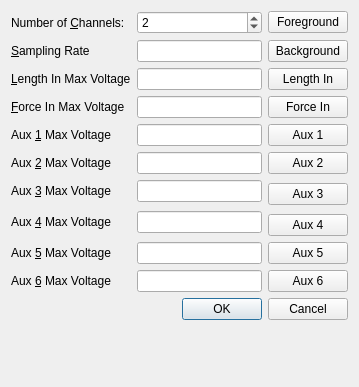
<ui version="4.0" >
 <class>DAQSettingsDialog</class>
 <widget class="QDialog" name="DAQSettingsDialog" >
  <property name="geometry" >
   <rect>
    <x>0</x>
    <y>0</y>
    <width>359</width>
    <height>387</height>
   </rect>
  </property>
  <property name="windowTitle" >
   <string>DAQ Settings</string>
  </property>
  <layout class="QVBoxLayout" >
   <item>
    <layout class="QGridLayout" >
     <item row="0" column="0" >
      <widget class="QLabel" name="label_1" >
       <property name="text" >
        <string>Number of &amp;Channels:</string>
       </property>
       <property name="buddy" >
        <cstring>numChannels</cstring>
       </property>
      </widget>
     </item>
     <item row="0" column="1" >
      <widget class="QSpinBox" name="numChannels" >
       <property name="minimum" >
        <number>1</number>
       </property>
       <property name="maximum" >
        <number>8</number>
       </property>
       <property name="value" >
        <number>2</number>
       </property>
      </widget>
     </item>
     <item row="1" column="0" >
      <widget class="QLabel" name="label_10" >
       <property name="text" >
        <string>&amp;Sampling Rate</string>
       </property>
       <property name="buddy" >
        <cstring>samplingRate</cstring>
       </property>
      </widget>
     </item>
     <item row="1" column="1" >
      <widget class="QLineEdit" name="samplingRate" />
     </item>
     <item row="2" column="0" >
      <widget class="QLabel" name="label_5" >
       <property name="text" >
        <string>&amp;Length In Max Voltage</string>
       </property>
       <property name="buddy" >
        <cstring>maxV1</cstring>
       </property>
      </widget>
     </item>
     <item row="2" column="1" >
      <widget class="QLineEdit" name="maxV1" />
     </item>
     <item row="3" column="0" >
      <widget class="QLabel" name="label_2" >
       <property name="text" >
        <string>&amp;Force In Max Voltage</string>
       </property>
       <property name="buddy" >
        <cstring>maxV2</cstring>
       </property>
      </widget>
     </item>
     <item row="3" column="1" >
      <widget class="QLineEdit" name="maxV2" />
     </item>
     <item row="4" column="0" >
      <widget class="QLabel" name="label_3" >
       <property name="text" >
        <string>Aux &amp;1 Max Voltage</string>
       </property>
       <property name="buddy" >
        <cstring>maxV3</cstring>
       </property>
      </widget>
     </item>
     <item row="4" column="1" >
      <widget class="QLineEdit" name="maxV3" />
     </item>
     <item row="5" column="0" >
      <widget class="QLabel" name="label_4" >
       <property name="text" >
        <string>Aux &amp;2 Max Voltage</string>
       </property>
       <property name="buddy" >
        <cstring>maxV4</cstring>
       </property>
      </widget>
     </item>
     <item row="5" column="1" >
      <widget class="QLineEdit" name="maxV4" />
     </item>
     <item row="6" column="0" >
      <widget class="QLabel" name="label_6" >
       <property name="text" >
        <string>Aux &amp;3 Max Voltage</string>
       </property>
       <property name="buddy" >
        <cstring>maxV5</cstring>
       </property>
      </widget>
     </item>
     <item row="6" column="1" >
      <widget class="QLineEdit" name="maxV5" />
     </item>
     <item rowspan="2" row="7" column="0" >
      <widget class="QLabel" name="label_7" >
       <property name="text" >
        <string>Aux &amp;4 Max Voltage</string>
       </property>
       <property name="buddy" >
        <cstring>maxV6</cstring>
       </property>
      </widget>
     </item>
     <item rowspan="2" row="7" column="1" >
      <widget class="QLineEdit" name="maxV6" />
     </item>
     <item row="9" column="0" >
      <widget class="QLabel" name="label_8" >
       <property name="text" >
        <string>Aux &amp;5 Max Voltage</string>
       </property>
       <property name="buddy" >
        <cstring>maxV7</cstring>
       </property>
      </widget>
     </item>
     <item row="9" column="1" >
      <widget class="QLineEdit" name="maxV7" />
     </item>
     <item row="10" column="0" >
      <widget class="QLabel" name="label_9" >
       <property name="text" >
        <string>Aux &amp;6 Max Voltage</string>
       </property>
       <property name="buddy" >
        <cstring>maxV8</cstring>
       </property>
      </widget>
     </item>
     <item row="10" column="1" >
      <widget class="QLineEdit" name="maxV8" />
     </item>
     <item row="0" column="2" >
      <widget class="QPushButton" name="fgColor" >
       <property name="text" >
        <string>Foreground</string>
       </property>
      </widget>
     </item>
     <item row="1" column="2" >
      <widget class="QPushButton" name="bgColor" >
       <property name="text" >
        <string>Background</string>
       </property>
      </widget>
     </item>
     <item row="2" column="2" >
      <widget class="QPushButton" name="color1" >
       <property name="text" >
        <string>Length In</string>
       </property>
      </widget>
     </item>
     <item row="3" column="2" >
      <widget class="QPushButton" name="color2" >
       <property name="text" >
        <string>Force In</string>
       </property>
      </widget>
     </item>
     <item row="4" column="2" >
      <widget class="QPushButton" name="color3" >
       <property name="text" >
        <string>Aux 1</string>
       </property>
      </widget>
     </item>
     <item row="5" column="2" >
      <widget class="QPushButton" name="color4" >
       <property name="text" >
        <string>Aux 2</string>
       </property>
      </widget>
     </item>
     <item rowspan="2" row="6" column="2" >
      <widget class="QPushButton" name="color5" >
       <property name="text" >
        <string>Aux 3</string>
       </property>
      </widget>
     </item>
     <item row="8" column="2" >
      <widget class="QPushButton" name="color6" >
       <property name="text" >
        <string>Aux 4</string>
       </property>
      </widget>
     </item>
     <item row="9" column="2" >
      <widget class="QPushButton" name="color7" >
       <property name="text" >
        <string>Aux 5</string>
       </property>
      </widget>
     </item>
     <item row="10" column="2" >
      <widget class="QPushButton" name="color8" >
       <property name="text" >
        <string>Aux 6</string>
       </property>
      </widget>
     </item>
    </layout>
   </item>
   <item>
    <layout class="QHBoxLayout" >
     <item>
      <spacer>
       <property name="orientation" >
        <enum>Qt::Horizontal</enum>
       </property>
       <property name="sizeHint" >
        <size>
         <width>40</width>
         <height>20</height>
        </size>
       </property>
      </spacer>
     </item>
     <item>
      <widget class="QPushButton" name="okButton" >
       <property name="text" >
        <string>OK</string>
       </property>
       <property name="default" >
        <bool>true</bool>
       </property>
      </widget>
     </item>
     <item>
      <widget class="QPushButton" name="cancelButton" >
       <property name="text" >
        <string>Cancel</string>
       </property>
      </widget>
     </item>
    </layout>
   </item>
   <item>
    <spacer>
     <property name="orientation" >
      <enum>Qt::Vertical</enum>
     </property>
     <property name="sizeHint" >
      <size>
       <width>20</width>
       <height>40</height>
      </size>
     </property>
    </spacer>
   </item>
  </layout>
 </widget>
 <tabstops>
  <tabstop>numChannels</tabstop>
  <tabstop>fgColor</tabstop>
  <tabstop>samplingRate</tabstop>
  <tabstop>bgColor</tabstop>
  <tabstop>maxV1</tabstop>
  <tabstop>color1</tabstop>
  <tabstop>maxV2</tabstop>
  <tabstop>color2</tabstop>
  <tabstop>maxV3</tabstop>
  <tabstop>color3</tabstop>
  <tabstop>maxV4</tabstop>
  <tabstop>color4</tabstop>
  <tabstop>maxV5</tabstop>
  <tabstop>color5</tabstop>
  <tabstop>maxV6</tabstop>
  <tabstop>color6</tabstop>
  <tabstop>maxV7</tabstop>
  <tabstop>color7</tabstop>
  <tabstop>maxV8</tabstop>
  <tabstop>color8</tabstop>
  <tabstop>okButton</tabstop>
  <tabstop>cancelButton</tabstop>
 </tabstops>
 <resources/>
 <connections/>
</ui>
